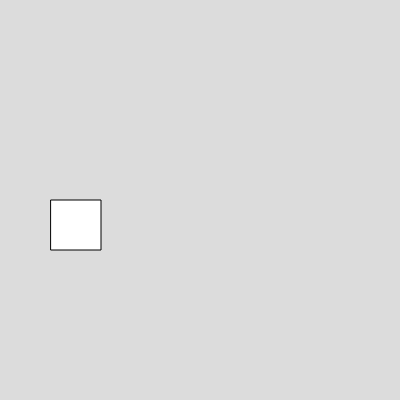
Frame 1 (no input)
Frame 60 (no input): identical to frame 1, image omitted
Frame 120 (the mouse pressed at the canvas centre since frame 60): identical to frame 1, image omitted

The p5.js sketch that drew this single still picture (run headless with seeded random() and noise() and a simulated clock; from frame 60 on, the mouse is pressed at the canvas centre):

// p5.js sketch
// ── sketch.js
//ICM-Week1-02
//https://editor.p5js.org/yh6371/full/2l7jMcgWw

function setup() {

// Create a canvas that is 400 pixels wide by 400 pixels tall 
createCanvas(400, 400);
}

function draw() {

// Draw a gray background
background(220);

// Start position of a shape that will move
let x = 50;

// Change the horizontal position of the shape over time
x++;

// Draw the shape
rect(x, 200, 50, 50);

// Describes mouse interaction
if(mouseX > x && mouseX < x + 50) {
  x = mouseX;
}
}
